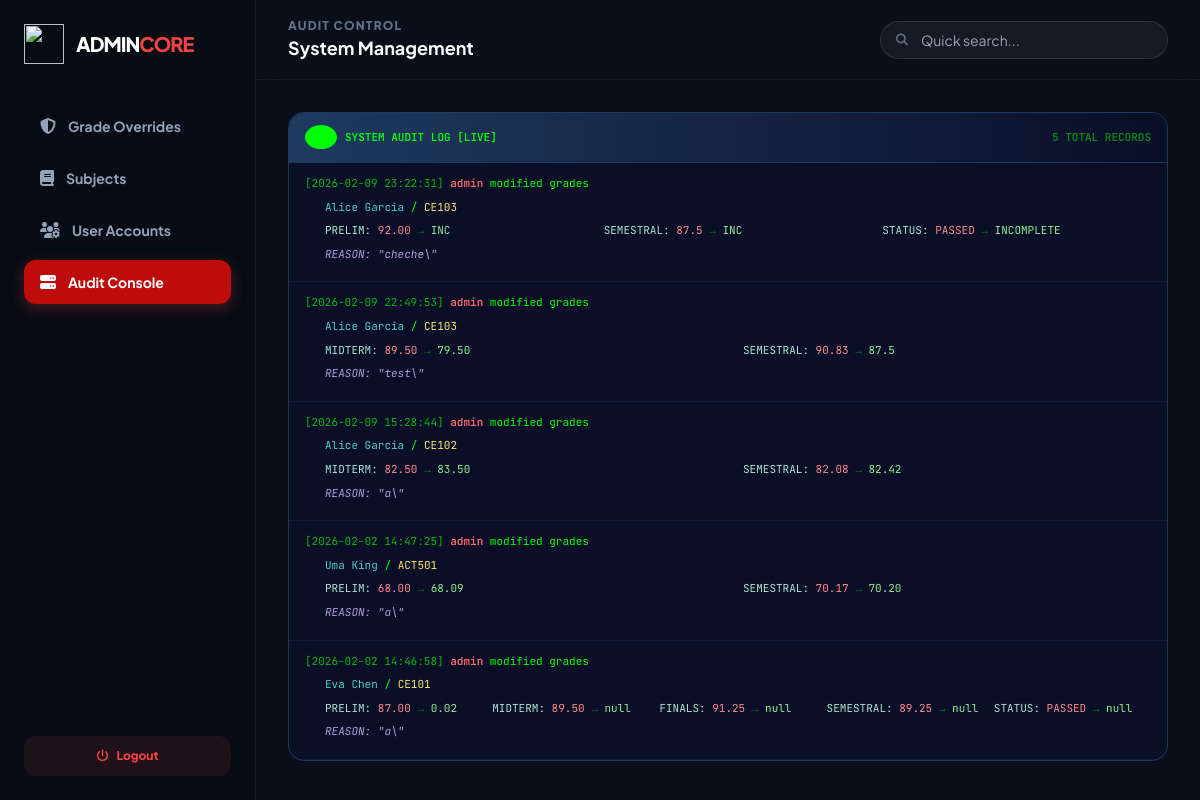
/views/Admin/admindashboard.php?tab=audit (signed in), run on the app's committed database.
### tables this page shows
CREATE TABLE `tb_grade_audit_logs` (
  `audit_id` int(11) NOT NULL,
  `grade_id` int(11) DEFAULT NULL,
  `changed_by` int(11) DEFAULT NULL,
  `old_prelim` varchar(10) DEFAULT NULL,
  `old_midterm` varchar(10) DEFAULT NULL,
  `old_finals` varchar(10) DEFAULT NULL,
  `old_semestral` varchar(10) DEFAULT NULL,
  `old_status` enum('PASSED','FAILED','INCOMPLETE','DROPPED','PENDING') DEFAULT NULL,
  `new_prelim` varchar(10) DEFAULT NULL,
  `new_midterm` varchar(10) DEFAULT NULL,
  `new_finals` varchar(10) DEFAULT NULL,
  `new_semestral` varchar(10) DEFAULT NULL,
  `new_status` enum('PASSED','FAILED','INCOMPLETE','DROPPED','PENDING') DEFAULT NULL,
  `reason` text DEFAULT NULL,
  `changed_at` timestamp NOT NULL DEFAULT current_timestamp()
);

CREATE TABLE `tb_users` (
  `user_id` int(11) NOT NULL,
  `username` varchar(50) NOT NULL,
  `password_hash` varchar(255) NOT NULL,
  `role` enum('admin','student','teacher') NOT NULL,
  `is_active` tinyint(4) DEFAULT 1,
  `created_at` timestamp NOT NULL DEFAULT current_timestamp()
);

CREATE TABLE `tb_students` (
  `student_id` int(11) NOT NULL,
  `user_id` int(11) DEFAULT NULL,
  `student_no` varchar(20) DEFAULT NULL,
  `full_name` varchar(100) DEFAULT NULL,
  `program` enum('Civil Eng','Computer Eng','IT','CS','ACT') DEFAULT NULL
);

CREATE TABLE `tb_courses` (
  `course_id` int(11) NOT NULL,
  `course_code` varchar(20) DEFAULT NULL,
  `course_name` varchar(100) DEFAULT NULL,
  `units` int(11) DEFAULT NULL
);

### views/Admin/admindashboard.php (the view, shortened to what the rows shown need)
<?php
require_once __DIR__ . '/../../includes/db.php';
require_once __DIR__ . '/../../includes/helpers.php';
$activeTab = $_GET['tab'] ?? 'grades';
$rows = [];
$enrollResult = $mysqli->query("SELECT e.enrollment_id, st.student_no, st.full_name as student_name, c.course_code, t.full_name as teacher_name, g.prelim, g.midterm, g.finals, g.semestral, g.status
    FROM tb_enrollments e
    JOIN tb_students st ON e.student_id = st.student_id
    JOIN tb_course_offerings o ON e.offering_id = o.offering_id
    JOIN tb_courses c ON o.course_id = c.course_id
    JOIN tb_teachers t ON o.teacher_id = t.teacher_id
    LEFT JOIN tb_grades g ON e.enrollment_id = g.enrollment_id
    ORDER BY st.full_name ASC");
if ($enrollResult === false) {
    error_log('Database error in admin enrollments query: ' . $mysqli->error);
    $message = 'Error loading enrollment data. Please refresh.';
} else {
    $rows = $enrollResult->fetch_all(MYSQLI_ASSOC);
}
$courseOptions = [];
$allStudents = [];
foreach ($rows as $row) {
    $courseCode = $row['course_code'] ?? '';
    $studentName = $row['student_name'] ?? '';
    if ($courseCode !== '') {
        if (!isset($courseOptions[$courseCode])) {
            $courseOptions[$courseCode] = $courseCode;
        }
    }
    if ($studentName !== '' && !in_array($studentName, $allStudents, true)) {
        $allStudents[] = $studentName;
    }
}
ksort($courseOptions);
sort($allStudents, SORT_NATURAL | SORT_FLAG_CASE);
$auditLogs = [];
$auditResult = $mysqli->query(
    "SELECT
        al.audit_id,
        al.changed_by,
        u.username as admin_name,
        st.full_name as student_name,
        c.course_code,
        al.old_prelim, al.new_prelim,
        al.old_midterm, al.new_midterm,
        al.old_finals, al.new_finals,
        al.old_semestral, al.new_semestral,
        al.old_status, al.new_status,
        al.reason,
        al.changed_at
    FROM tb_grade_audit_logs al
    JOIN tb_users u ON u.user_id = al.changed_by
    JOIN tb_grades g ON g.grade_id = al.grade_id
    JOIN tb_enrollments e ON e.enrollment_id = g.enrollment_id
    JOIN tb_students st ON st.student_id = e.student_id
    JOIN tb_course_offerings o ON o.offering_id = e.offering_id
    JOIN tb_courses c ON c.course_id = o.course_id
    ORDER BY al.changed_at DESC
    LIMIT 500"
);
if ($auditResult === false) {
    error_log('Database error in audit logs query: ' . $mysqli->error);
} else {
    $auditLogs = $auditResult->fetch_all(MYSQLI_ASSOC);
}
?>
<!DOCTYPE html>
<html lang="en">
<head>
    <script src="https://cdn.tailwindcss.com"></script>
    <link href="https://cdnjs.cloudflare.com/ajax/libs/font-awesome/6.5.1/css/all.min.css" rel="stylesheet">
</head>
<body class="flex">
    <aside class="w-64 border-r border-white/5 bg-[#070b14] flex flex-col shrink-0">
        <div class="p-6">
            <div class="flex items-center gap-3 mb-10">
                <h1 class="font-black text-xl tracking-tighter text-white">ADMIN<span class="text-red-500">CORE</span></h1>
            </div>
        </div>
    </aside>
    <div class="flex-1 flex flex-col min-w-0">
        <header class="h-20 border-b border-white/5 flex items-center justify-between px-8 bg-[#0b0f1a]/80 backdrop-blur-md z-20">
            <div>
                <h2 class="text-xs font-black text-slate-500 uppercase tracking-widest"><?= $activeTab ?> Control</h2>
            </div>
        </header>
        <main class="p-8 flex-1 overflow-hidden flex flex-col">
            <?php if ($activeTab === 'grades'): ?>
                <div class="mb-4 rounded-xl border border-amber-500/20 bg-amber-500/5 px-5 py-3 flex flex-wrap items-center gap-x-6 gap-y-2">
                    <div class="flex items-center gap-2 text-amber-400 text-[10px] font-black uppercase tracking-widest shrink-0">
                        <i class="fa-solid fa-lightbulb"></i> Grade Codes
                    </div>
                    <div class="flex flex-wrap gap-3 text-[10px]">
                        <span class="font-black text-amber-400">INC</span><span class="text-slate-500">Incomplete</span>
                        <span class="mx-1 text-white/10">|</span>
                        <span class="font-black text-red-400">FA</span><span class="text-slate-500">Failed (Absence)</span>
                        <span class="mx-1 text-white/10">|</span>
                        <span class="font-black text-slate-400">UW</span><span class="text-slate-500">Unauthorized Withdrawal</span>
                        <span class="mx-1 text-white/10">|</span>
                        <span class="font-black text-slate-300">DRP</span><span class="text-slate-500">Authorized Withdrawal</span>
                        <span class="mx-1 text-white/10">|</span>
                        <span class="text-slate-500 italic">Numeric 0–100 auto-rounds to integer</span>
                    </div>
                </div>
                <div class="glass rounded-2xl overflow-hidden flex flex-col">
                    <div class="p-4 border-b border-white/5 bg-white/[0.02] flex flex-wrap items-center gap-3">
                        <div class="text-[10px] font-black uppercase tracking-widest text-slate-500">Filters</div>
                                            <select id="courseFilter" class="admin-select border rounded-lg px-3 py-2 text-[10px] text-slate-200 font-bold uppercase tracking-wider">
                            <option value="">All Courses</option>
                            <?php foreach ($courseOptions as $code): ?>
                                <option value="<?= h($code) ?>"><?= h($code) ?></option>
                            <?php endforeach; ?>
                        </select>
                                            <select id="studentFilter" class="admin-select border rounded-lg px-3 py-2 text-[10px] text-slate-200 font-bold uppercase tracking-wider">
                            <option value="">All Students</option>
                            <?php foreach ($allStudents as $student): ?>
                                <option value="<?= h(strtolower($student)) ?>"><?= h($student) ?></option>
                            <?php endforeach; ?>
                        </select>
                    </div>
                    <div class="table-container">
                        <table class="w-full text-left border-collapse" id="dataTable">
                            <thead class="sticky top-0 bg-[#1e293b] shadow-md">
                                <tr class="text-[10px] uppercase font-black text-slate-400 tracking-widest">
                                    <th class="px-6 py-4">Student & Instructor</th>
                                    <th class="px-6 py-4 text-center">Grades</th>
                                    <th class="px-6 py-4">Reason for Override</th>
                                    <th class="px-6 py-4 text-right">Action</th>
                                </tr>
                            </thead>
                            <tbody class="divide-y divide-white/5">
                                <?php foreach ($rows as $row): ?>
                                <tr class="hover:bg-white/[0.02] transition-colors searchable-row" data-student="<?= h(strtolower($row['student_name'])) ?>" data-course="<?= h($row['course_code']) ?>">
                                    <td class="px-6 py-3">
                                        <div class="font-bold text-sm text-white"><?= h($row['student_name']) ?></div>
                                        <div class="text-[10px] text-slate-500"><?= h($row['course_code']) ?> • <span class="text-red-400"><?= h($row['teacher_name']) ?></span></div>
                                    </td>
                                    <form method="POST">
                                        <input type="hidden" name="action" value="override_grade">
                                        <input type="hidden" name="enrollment_id" value="<?= $row['enrollment_id'] ?>">
                                        <td class="px-6 py-3 text-center">
                                            <div class="flex gap-2 justify-center">
                                                <input name="prelim" type="text" placeholder="P" class="admin-grade-input w-14 bg-black/40 border border-white/10 rounded-md px-2 py-1 text-center text-xs text-white focus:border-red-500 outline-none" value="<?= h($row['prelim'] ?? '') ?>" onblur="adminFormatInput(this)">
                                                <input name="midterm" type="text" placeholder="M" class="admin-grade-input w-14 bg-black/40 border border-white/10 rounded-md px-2 py-1 text-center text-xs text-white focus:border-red-500 outline-none" value="<?= h($row['midterm'] ?? '') ?>" onblur="adminFormatInput(this)">
                                                <input name="finals" type="text" placeholder="F" class="admin-grade-input w-14 bg-black/40 border border-white/10 rounded-md px-2 py-1 text-center text-xs text-white focus:border-red-500 outline-none" value="<?= h($row['finals'] ?? '') ?>" onblur="adminFormatInput(this)">
                                            </div>
                                        </td>
                                        <td class="px-6 py-3">
                                            <input name="reason" required class="w-full bg-black/40 border border-white/10 rounded-md px-3 py-1.5 text-xs text-slate-300 focus:border-red-500 outline-none" placeholder="Type reason...">
                                        </td>
                                        <td class="px-6 py-3 text-right">
                                            <button class="bg-red-500 hover:bg-red-600 text-white px-3 py-1.5 rounded-lg text-xs font-bold transition-all">
                                                Save
                                            </button>
                                        </td>
                                    </form>
                                </tr>
                                <?php endforeach; ?>
                            </tbody>
                        </table>
                    </div>
                </div>
            <?php elseif ($activeTab === 'audit'): ?>
                <div class="console rounded-2xl flex flex-col">
                    <div class="console-content">
                        <?php if (empty($auditLogs)): ?>
                            <div class="empty-console">
                                <p style="font-size: 13px; margin-bottom: 8px;"><i class="fa-solid fa-inbox"></i> No audit logs found</p>
                                <p style="font-size: 10px; opacity: 0.5;">Grade overrides and admin actions will appear here</p>
                            </div>
                        <?php else: ?>
                            <?php foreach ($auditLogs as $log): ?>
                                <div class="log-entry">
                                    <div><span class="log-time">[<?= date('Y-m-d H:i:s', strtotime($log['changed_at'])) ?>]</span> <span class="log-admin"><?= h($log['admin_name']) ?></span> modified grades</div>
                                    <div style="margin: 6px 0; padding-left: 20px;">
                                        <span class="log-student"><?= h($log['student_name']) ?></span> / <span class="log-course"><?= h($log['course_code']) ?></span>
                                    </div>
                                    <div style="margin: 6px 0; padding-left: 20px; display: grid; grid-template-columns: repeat(auto-fit, minmax(150px, 1fr)); gap: 10px;">
                                        <?php if ($log['old_prelim'] !== $log['new_prelim']): ?>
                                            <div><span class="log-change">PRELIM:</span> <span class="log-change-from"><?= h($log['old_prelim'] ?? 'null') ?></span> <span style="opacity: 0.5;">→</span> <span class="log-change-to"><?= h($log['new_prelim'] ?? 'null') ?></span></div>
                                        <?php endif; ?>
                                        <?php if ($log['old_midterm'] !== $log['new_midterm']): ?>
                                            <div><span class="log-change">MIDTERM:</span> <span class="log-change-from"><?= h($log['old_midterm'] ?? 'null') ?></span> <span style="opacity: 0.5;">→</span> <span class="log-change-to"><?= h($log['new_midterm'] ?? 'null') ?></span></div>
                                        <?php endif; ?>
                                        <?php if ($log['old_finals'] !== $log['new_finals']): ?>
                                            <div><span class="log-change">FINALS:</span> <span class="log-change-from"><?= h($log['old_finals'] ?? 'null') ?></span> <span style="opacity: 0.5;">→</span> <span class="log-change-to"><?= h($log['new_finals'] ?? 'null') ?></span></div>
                                        <?php endif; ?>
                                        <?php if ($log['old_semestral'] !== $log['new_semestral']): ?>
                                            <div><span class="log-change">SEMESTRAL:</span> <span class="log-change-from"><?= h($log['old_semestral'] ?? 'null') ?></span> <span style="opacity: 0.5;">→</span> <span class="log-change-to"><?= h($log['new_semestral'] ?? 'null') ?></span></div>
                                        <?php endif; ?>
                                        <?php if ($log['old_status'] !== $log['new_status']): ?>
                                            <div><span class="log-change">STATUS:</span> <span class="log-change-from"><?= h($log['old_status'] ?? 'null') ?></span> <span style="opacity: 0.5;">→</span> <span class="log-change-to"><?= h($log['new_status'] ?? 'null') ?></span></div>
                                        <?php endif; ?>
                                    </div>
                                    <?php if (!empty($log['reason'])): ?>
                                        <div style="margin: 6px 0; padding-left: 20px;"><span class="log-reason">REASON: "<?= h($log['reason']) ?>\"</span></div>
                                    <?php endif; ?>
                                </div>
                            <?php endforeach; ?>
                        <?php endif; ?>
                    </div>
                </div>
            <?php endif; ?>
        </main>
    </div>
</body>
</html>

### data on the page
tb_grade_audit_logs: changed_at "2026-02-09 23:22:31", changed_by.username "admin", tb_students.full_name "Alice Garcia", tb_courses.course_code "CE103", old_prelim "92.00", new_prelim "INC", old_semestral "87.5", new_semestral "INC", old_status "PASSED", new_status "INCOMPLETE", reason "cheche"
tb_grade_audit_logs: changed_at "2026-02-09 22:49:53", changed_by.username "admin", tb_students.full_name "Alice Garcia", tb_courses.course_code "CE103", old_midterm "89.50", new_midterm "79.50", old_semestral "90.83", new_semestral "87.5", reason "test"
tb_grade_audit_logs: changed_at "2026-02-09 15:28:44", changed_by.username "admin", tb_students.full_name "Alice Garcia", tb_courses.course_code "CE102", old_midterm "82.50", new_midterm "83.50", old_semestral "82.08", new_semestral "82.42", reason "a"
tb_grade_audit_logs: changed_at "2026-02-02 14:47:25", changed_by.username "admin", tb_students.full_name "Uma King", tb_courses.course_code "ACT501", old_prelim "68.00", new_prelim "68.09", old_semestral "70.17", new_semestral "70.20", reason "a"
tb_grade_audit_logs: changed_at "2026-02-02 14:46:58", changed_by.username "admin", tb_students.full_name "Eva Chen", tb_courses.course_code "CE101", old_prelim "87.00", new_prelim "0.02", old_midterm "89.50", new_midterm "null", old_finals "91.25", new_finals "null", old_semestral "89.25", new_semestral "null", old_status "PASSED", new_status "null", reason "a"

### other printed values
$activeTab "AUDIT"
count($auditLogs) "5"
